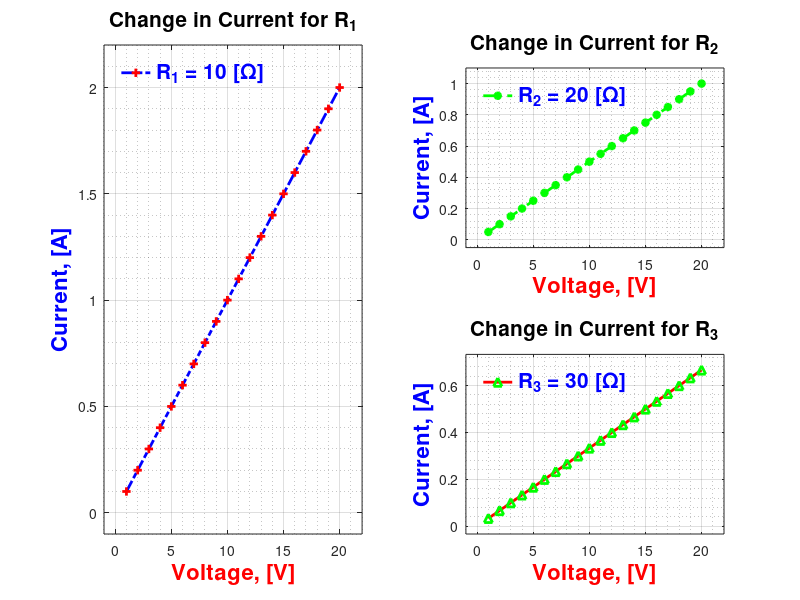

This figure's MATLAB source:
clc, clear, close all

%% Data Visualization - Creating a Basic Plot
% Voltages, Resistance, and Current
U = 1:20; % vector from 1 to 20

R = 10;
R1 = 10;
R2 = 20;
R3 = 30;

I = U / R;
I1 = U/R1;
I2 = U/R2;
I3 = U/R3;

% Plot
% Will plot data on a graph
% First argument will plot data for X, 2nd for Y
% Sizes of data must be identical
% plot(U, I)

%% Customizing a Plot - Color, LineStyle, LineWidth, Markers, etc
% plot(U, I, 'LineWidth', 2, 'Color', 'red')
% plot(U, I, 'g', 'LineWidth', 2)
% plot(U, I, 'c--', 'LineWidth', 2) % Have a dashed line with color
% plot(U, I, 'b:', 'LineWidth', 2) % Have a dotted line with color
% plot(U, I, 'b+-.', 'LineWidth', 2) % you can mix properties in one argument
% plot(U, I, 'b', 'LineStyle', '-.', 'LineWidth', 2, 'Marker', '+', 'MarkerEdgeColor', 'r') % you can separate out properties
% plot(U, I1, U, I2, U, I3, 'b', 'LineStyle', '-.', 'LineWidth', 2, 'Marker', '+', 'MarkerEdgeColor', 'r')

%% Another Way for Multiple Plots - Subplot
% First Subplot
subplot(2, 2, [1, 3])
%% Multiple Graphs on the Same Plot
plot(U, I1, 'b', 'LineStyle', '-.', 'LineWidth', 2, 'Marker', '+', 'MarkerEdgeColor', 'r')
%hold on % will allow additonal plots to be added to the saem graph

grid on
grid minor
% give names to axis, change font size, change font weight, font color
xlabel('Voltage, [V]', 'FontSize', 16, 'FontWeight', 'Bold', 'Color', 'r')
ylabel('Current, [A]', 'FontSize', 16, 'FontWeight', 'Bold', 'Color', 'b')
xLimMin = min(U) - (max(U) * 0.1);% values will dynamically change
xLimMax = max(U) + (max(U) * 0.1); 
yLimMin = min(I1) - (max(I1) * 0.1);
yLimMax = max(I1) + (max(I1) * 0.1);

% Set min/max values for the graph for x and y values
xlim([xLimMin, xLimMax])
ylim([yLimMin, yLimMax])

% Different elements in a legend need to be separated by curly brackets {}
firstLegend = legend('R_1 = 10 [\Omega]')
set(firstLegend, 'FontSize', 15)
set(firstLegend, 'FontWeight', 'bold')
set(firstLegend, 'TextColor', 'b')
set(firstLegend, 'Location', 'northwest')
set(firstLegend,'Orientation', 'vertical')
set(firstLegend, 'Box', 'off')

% Title for graph
title('Change in Current for R_1', ...
	'FontSize', 15, 'FontWeight', 'bold', 'Color', 'k')

% Second Subplot
subplot(2, 2, 2)
plot(U, I2, 'g', 'LineWidth', 2, 'LineStyle', '--', 'Marker', '*', 'MarkerEdgeColor', 'g')
grid on
grid minor
% hold on % have 2 plots  in one index
% give names to axis, change font size, change font weight, font color
xlabel('Voltage, [V]', 'FontSize', 16, 'FontWeight', 'Bold', 'Color', 'r')
ylabel('Current, [A]', 'FontSize', 16, 'FontWeight', 'Bold', 'Color', 'b')

xLimMin = min(U) - (max(U) * 0.1);% values will dynamically change
xLimMax = max(U) + (max(U) * 0.1); 
yLimMin = min(I2) - (max(I2) * 0.1);
yLimMax = max(I2) + (max(I2) * 0.1);

% Set min/max values for the graph for x and y values
xlim([xLimMin, xLimMax])
ylim([yLimMin, yLimMax])

% Different elements in a legend need to be separated by curly brackets {}
secondLegend = legend('R_2 = 20 [\Omega]')
set(secondLegend, 'FontSize', 15)
set(secondLegend, 'FontWeight', 'bold')
set(secondLegend, 'TextColor', 'b')
set(secondLegend, 'Location', 'northwest')
set(secondLegend,'Orientation', 'vertical')
set(secondLegend, 'Box', 'off')

% Title for graph
title('Change in Current for R_2', ...
	'FontSize', 15, 'FontWeight', 'bold', 'Color', 'k')

% Third Subplot
subplot(2, 2, 4)
plot(U, I3, 'r', 'LineWidth', 2, 'LineStyle', '-', 'Marker', '^', 'MarkerEdgeColor', 'g')

%% Lables and Grids on a Plot
% grid % will put a grid on the plot (with no arg) (not best practice)
grid on % will put a grid on the plot and set on/off
grid minor % will have denser grid lines
% grid off % turns off grid

% give names to axis, change font size, change font weight, font color
xlabel('Voltage, [V]', 'FontSize', 16, 'FontWeight', 'Bold', 'Color', 'r')
ylabel('Current, [A]', 'FontSize', 16, 'FontWeight', 'Bold', 'Color', 'b')

%% Automated Limits for your Plots
% xLimMin = min(U) - (max(U) * 0.1);% values will dynamically change
% xLimMax = max(U) + (max(U) * 0.1); 
% yLimMin = min(I) - (max(I) * 0.1);
% yLimMax = max(I) + (max(I) * 0.1);

xLimMin = min(U) - (max(U) * 0.1);% values will dynamically change
xLimMax = max(U) + (max(U) * 0.1); 
% allYValues = [I1, I2, I3]
% yLimMin = min(allYValues) - (max(allYValues) * 0.1);
% yLimMax = max(allYValues) + (max(allYValues) * 0.1);

yLimMin = min(I3) - (max(I3) * 0.1);
yLimMax = max(I3) + (max(I3) * 0.1);

% Set min/max values for the graph for x and y values
xlim([xLimMin, xLimMax])
ylim([yLimMin, yLimMax])

%% Sprinkle Your Plot with a Legend
% Different elements in a legend need to be separated by curly brackets {}
% legend({'R_1 = 10 [\Omega]'}, {'R_2 = 20 [\Omega]'}, {'R_3 = 30 [\Omega]'}, ...
% 	'FontSize', 15, 'FontWeight', 'bold', ...
% 	'TextColor', 'b', 'Location', 'northwest', 'Orientation', 'vertical', ...
% 	'Box', 'off')

% Title for graph
% title('Change in Current for R_1, R_2, and R_3', ...
% 	'FontSize', 15, 'FontWeight', 'bold', 'Color', 'k')
	
% Different elements in a legend need to be separated by curly brackets {}
thirdLegend = legend('R_3 = 30 [\Omega]');
set(thirdLegend, 'FontSize', 15)
set(thirdLegend, 'FontWeight', 'bold')
set(thirdLegend, 'TextColor', 'b')
set(thirdLegend, 'Location', 'northwest')
set(thirdLegend,'Orientation', 'vertical')
set(thirdLegend, 'Box', 'off')

% Title for graph
title('Change in Current for R_3', ...
	'FontSize', 15, 'FontWeight', 'bold', 'Color', 'k')